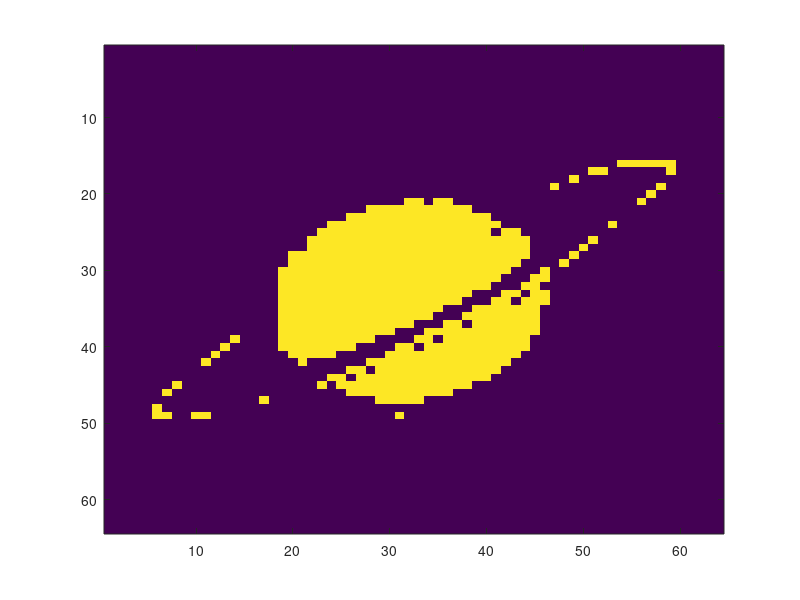
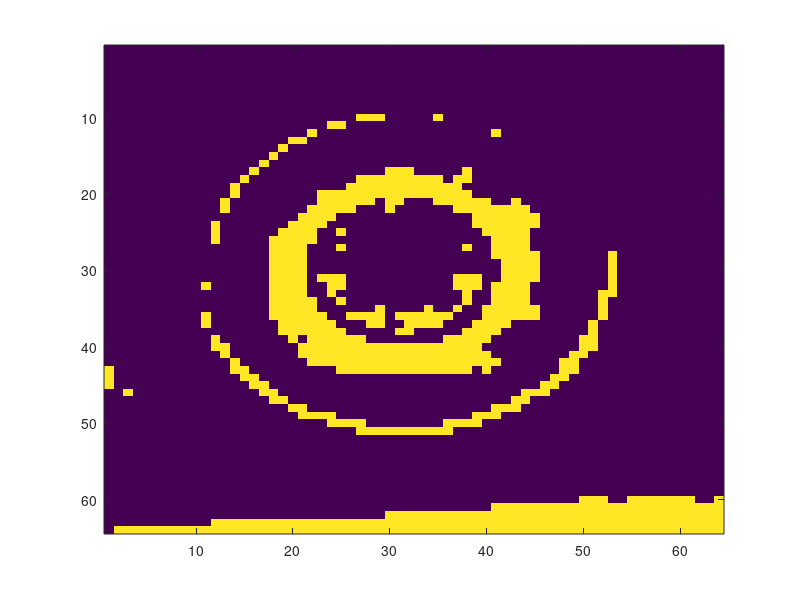
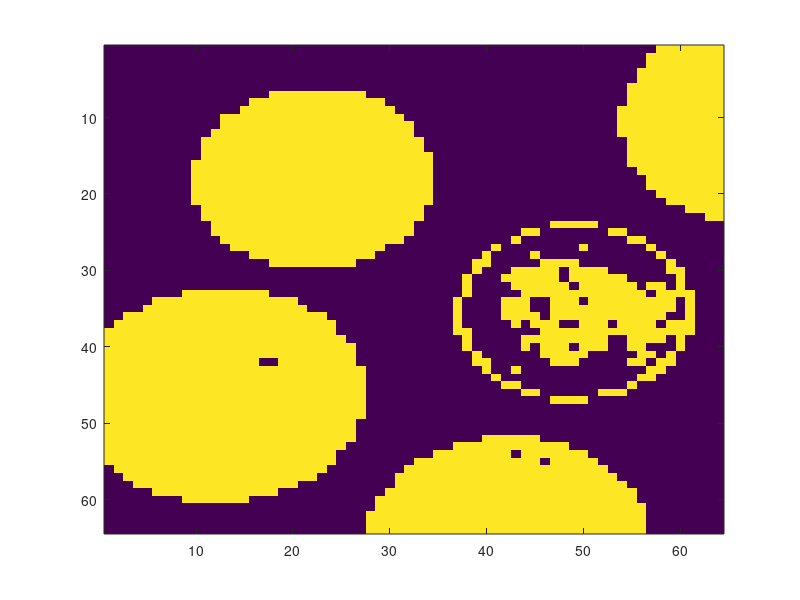

Here is the MATLAB script that generated these plots, in order: (Note: this script raises an error after producing the figures.)
 clc
close all
load imdemos
%   box              128x128            16384  logical              
%   circles          256x256            65536  logical              
%   circuit          128x128            16384  uint8                
%   circuit4         256x256            65536  uint8                
%   coins            128x128            16384  uint8                
%   coins2           256x256            65536  uint8                
%   dots             128x128            16384  logical              
%   eight            256x256            65536  uint8                
%   glass            128x128            16384  uint8                
%   glass2           256x256            65536  uint8                
%   liftbody128      128x128            16384  uint8                
%   liftbody256      256x256            65536  uint8                
%   moon             128x128            16384  uint8                
%   pepper           128x128            16384  uint8                
%   pout             128x128            16384  uint8                
%   quarter          128x128            16384  uint8                
%   rice             128x128            16384  uint8                
%   rice2            128x128            16384  uint8                
%   rice3            256x256            65536  uint8                
%   saturn           128x128            16384  uint8                
%   saturn2          256x256            65536  uint8                
%   tire             128x128            16384  uint8                
%   trees            128x128            16384  uint8                
%   vertigo          128x128            16384  uint8                
%   vertigo2         256x256            65536  uint8   
XX1 = im2bw(saturn,0.5);
XX2=im2bw(tire,0.5);
XX3=im2bw(coins,0.5);
XX1=(XX1-0.5)*2;
XX2=(XX2-0.5)*2;
XX3=(XX3-0.5)*2;

N=size(XX1);
X1=XX1(1:2:N,1:2:N);
X2=XX2(1:2:N,1:2:N);
X3=XX3(1:2:N,1:2:N);
save immagini X1 X2 X3
clear                      % pulisco per evitare troppa occupazione di memoria
load immagini

figure
imagesc(X1)
figure
imagesc(X2)
figure
imagesc(X3)

Y1= Da_matrice_a_vettore(X1);
Y2= Da_matrice_a_vettore(X2);
Y3= Da_matrice_a_vettore(X3);
 
%addestramento
W = Y1*Y1'+Y2*Y2'+Y3*Y3';

Y = Y1 % scelgo la prima immagine
%determino lo stato iniziale
perc=0.05;
N=length(Y1);
Cambia = find(rand(N,1)<perc);  % verificato solo in una bassa percentuale di casi
Y(Cambia)=-Y(Cambia);

% elimino una data percentuale di sinapsi
diluizione = 0.995;
Sinapsi_danneggiate = (rand(N,N) > diluizione);   % matrice che assume valore 0 solo con percentiuale pari a diluizione
W = W.*Sinapsi_danneggiate;
%cerco la lista dei neuroni che possono commutare
Commutano=find(Y.*(W*Y)<0);
L=length(Commutano);
disp(L)
figure
X = Da_vettore_a_matrice(Y) ;
imagesc(X)
pause
while L > 0
    indice = ceil(rand(1,1)*L);
    Y(Commutano(indice))=-1*Y(Commutano(indice));
    Commutano=find(Y.*(W*Y)<0);
    L=length(Commutano);    
    X = Da_vettore_a_matrice(Y) ;
    imagesc(X)
    pause(0.05)
end
